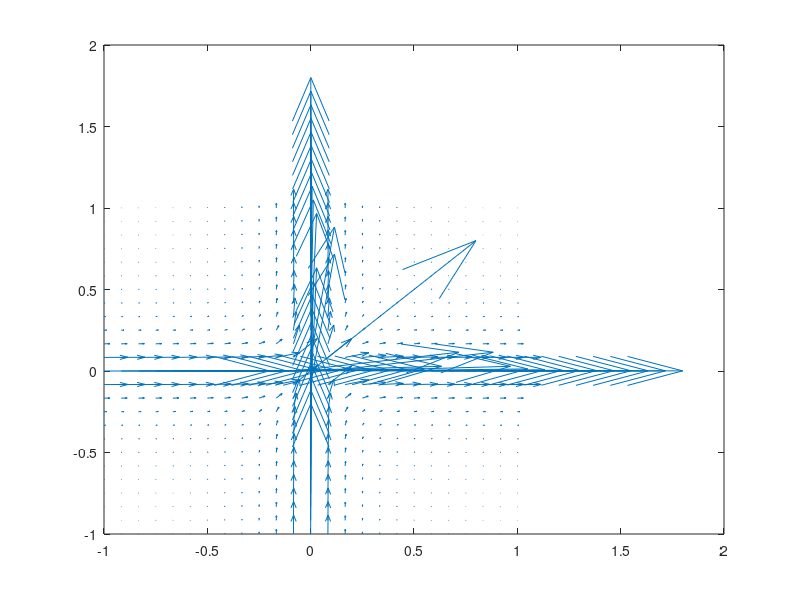

Source code (MATLAB):
clear all; close all; clc;

beta = [0.1; 0];
t = linspace(0,1000,2000);
xmax = max(t) * beta(1);
posmax = max(t) * beta;
x = 0;
y = 0;

pos = [0, 0];

% h = animatedline('color','magenta','markersize',25,'marker','.');
% 
% axis([0,xmax,-1, 1]); % burde ikke hardcodes...
% box on

a = tic;
framerate = 60;

xsamples = linspace(-1, 1, 25);
ysamples = linspace(-1, 1, 25);
[X, Y] = meshgrid(xsamples, ysamples);

Ex = (1 ./ (X - pos(1)).^2);
Ey = (1 ./ (Y - pos(1)).^2);

Ex(Ex == +inf) = 1e3;
Ey(Ey == +inf) = 1e3;

quiver(X, Y, Ey, Ex,10)

% while any(pos < posmax)
%     % husk at ryde punkter hver opdatering så der ikke plottes oveni
%     clearpoints(h)
% 
%     if pos(1) > 0.5 * xmax
%        beta(2) = 0.001; 
%     end
%     
%     % opdater koordinat af punktladning   
%     pos = beta * mean(diff(t)) + pos;
% 
%     % opdater punkt til animation
%     addpoints(h, pos(1), pos(2));
% 
%     
%     % opdater animation
%     if toc(a) > 1/framerate
%         drawnow 
%         a = tic; % reset timer så vi opdaterer med konstant frekvens
%     end
% 
% end
% 
% drawnow; % drawnow efter plottet så scriptet automatisk stopper